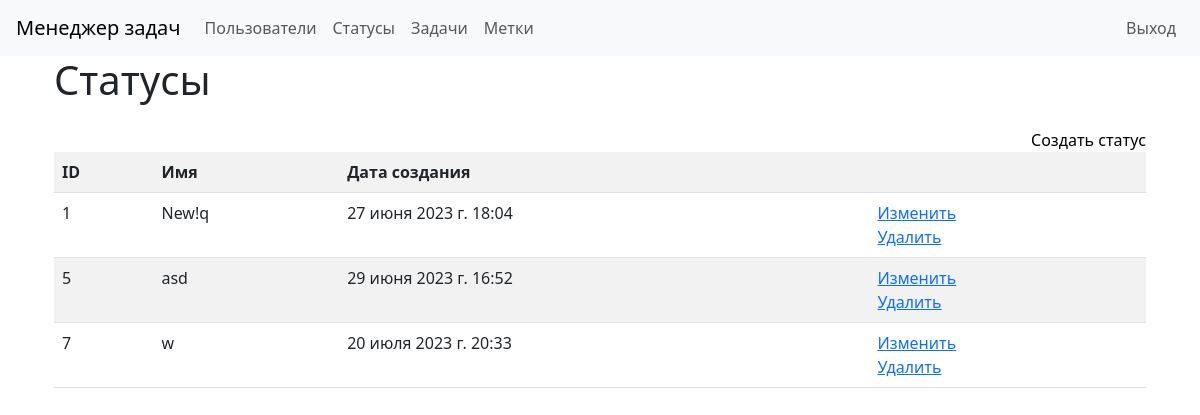
The page /statuses/ (signed in) on the database as committed earlier.
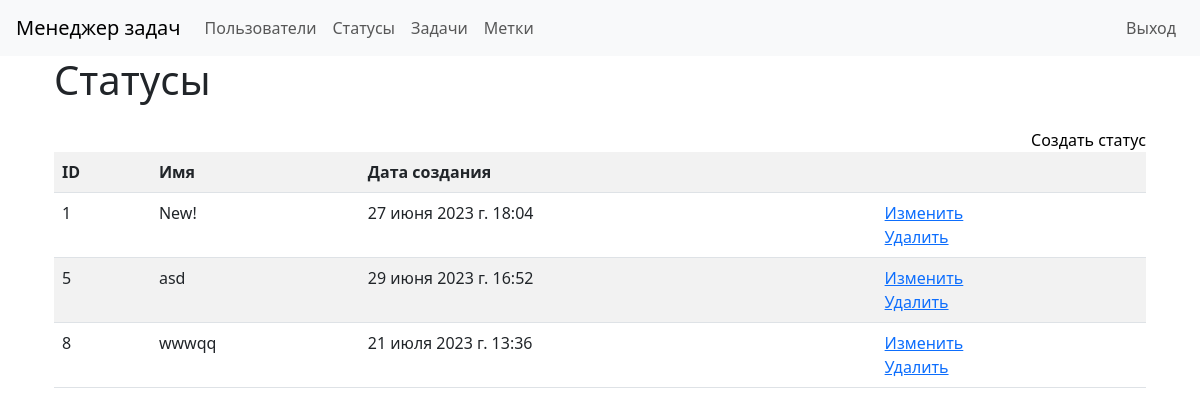
The same page on the database as committed later.
### task_manager/statuses/models.py (models this page shows)
class StatusModel(models.Model):
    name = models.CharField(
        max_length=100, unique=True,
        error_messages={'unique': "Это имя уже существует."})
    timestamp = models.DateTimeField(auto_now_add=True)
    def __str__(self):
        return self.name

### task_manager/statuses/views.py (the view)
# urls.py: path('', views.StatusesView.as_view(),
class StatusesView(AppLoginMixin, ListView):
    template_name = 'statuses/index.html'
    model = StatusModel

### task_manager/statuses/templates/statuses/index.html
{% extends "base.html" %}
{% load i18n %}
{% block main %}
<div class="container wrapper flex-grow-1">
    <h1 class="mb-4">{% trans "Statuses" %}</h1>
    <a class="d-flex justify-content-end text-black text-decoration-none" href="{% url 'create_status' %}">{% trans "Create status" %}</a>
    <table class="table table-striped">
        <tr>
            <th>ID</th>
            <th>{% trans "Name" %}</th>
            <th>{% trans "Create at" %}</th>
            <th></th>
        </tr>
        {% for status in object_list %}
        <tr>
            <td>{{ status.id }}</td>
            <td>{{ status }}</td>
            <td>{{ status.timestamp }}</td>
            <td><a href="{% url 'update_status' pk=status.id %}">{% trans 'Update' %}</a><br>
                <a href="{% url 'delete_status' pk=status.id %}">{% trans "Delete" %}</a></td>
        </tr>
        {% endfor %}
    </table>
</div>
{% endblock %}

Rows that differ between the two databases and show on the page:
removed StatusModel: id "7", name "w", timestamp "20 июля 2023 г. 20:33"
changed StatusModel id 1: name "New!q" → "New!"
added StatusModel: id "8", name "wwwqq", timestamp "21 июля 2023 г. 13:36"
